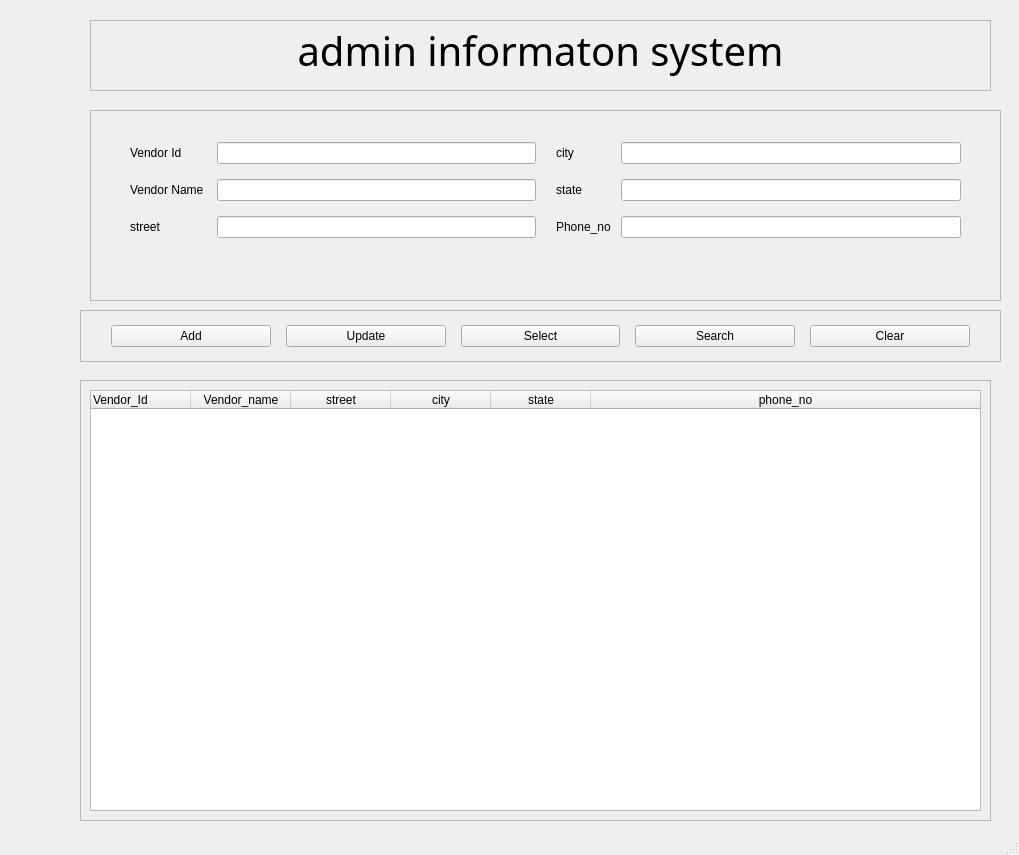
<?xml version="1.0" encoding="UTF-8"?>
<ui version="4.0">
 <class>MainWindow</class>
 <widget class="QMainWindow" name="MainWindow">
  <property name="geometry">
   <rect>
    <x>0</x>
    <y>0</y>
    <width>1019</width>
    <height>855</height>
   </rect>
  </property>
  <property name="windowTitle">
   <string>MainWindow</string>
  </property>
  <widget class="QWidget" name="centralwidget">
   <widget class="QFrame" name="frame">
    <property name="geometry">
     <rect>
      <x>90</x>
      <y>20</y>
      <width>901</width>
      <height>71</height>
     </rect>
    </property>
    <property name="font">
     <font>
      <family>Script MT Bold</family>
      <pointsize>30</pointsize>
      <weight>75</weight>
      <bold>true</bold>
     </font>
    </property>
    <property name="frameShape">
     <enum>QFrame::StyledPanel</enum>
    </property>
    <property name="frameShadow">
     <enum>QFrame::Raised</enum>
    </property>
    <widget class="QLabel" name="title_label">
     <property name="geometry">
      <rect>
       <x>30</x>
       <y>0</y>
       <width>841</width>
       <height>61</height>
      </rect>
     </property>
     <property name="font">
      <font>
       <family>Script MT Bold</family>
       <pointsize>30</pointsize>
       <weight>50</weight>
       <bold>false</bold>
      </font>
     </property>
     <property name="text">
      <string>admin informaton system</string>
     </property>
     <property name="alignment">
      <set>Qt::AlignCenter</set>
     </property>
    </widget>
   </widget>
   <widget class="QFrame" name="info_frame">
    <property name="geometry">
     <rect>
      <x>90</x>
      <y>110</y>
      <width>911</width>
      <height>191</height>
     </rect>
    </property>
    <property name="frameShape">
     <enum>QFrame::StyledPanel</enum>
    </property>
    <property name="frameShadow">
     <enum>QFrame::Raised</enum>
    </property>
    <widget class="QWidget" name="layoutWidget">
     <property name="geometry">
      <rect>
       <x>10</x>
       <y>0</y>
       <width>891</width>
       <height>161</height>
      </rect>
     </property>
     <layout class="QGridLayout" name="gridLayout_4">
      <property name="leftMargin">
       <number>30</number>
      </property>
      <property name="topMargin">
       <number>20</number>
      </property>
      <property name="rightMargin">
       <number>30</number>
      </property>
      <property name="bottomMargin">
       <number>20</number>
      </property>
      <property name="horizontalSpacing">
       <number>20</number>
      </property>
      <property name="verticalSpacing">
       <number>10</number>
      </property>
      <item row="0" column="0">
       <layout class="QGridLayout" name="gridLayout">
        <property name="horizontalSpacing">
         <number>10</number>
        </property>
        <property name="verticalSpacing">
         <number>15</number>
        </property>
        <item row="0" column="0">
         <widget class="QLabel" name="label_2">
          <property name="text">
           <string>Vendor Id</string>
          </property>
         </widget>
        </item>
        <item row="0" column="1">
         <widget class="QLineEdit" name="lineEdit"/>
        </item>
        <item row="1" column="0">
         <widget class="QLabel" name="label_3">
          <property name="text">
           <string>Vendor Name </string>
          </property>
         </widget>
        </item>
        <item row="1" column="1">
         <widget class="QLineEdit" name="lineEdit_2"/>
        </item>
        <item row="2" column="0">
         <widget class="QLabel" name="label_4">
          <property name="text">
           <string>street</string>
          </property>
         </widget>
        </item>
        <item row="2" column="1">
         <widget class="QLineEdit" name="lineEdit_3"/>
        </item>
       </layout>
      </item>
      <item row="0" column="1">
       <layout class="QGridLayout" name="gridLayout_2">
        <property name="horizontalSpacing">
         <number>10</number>
        </property>
        <property name="verticalSpacing">
         <number>15</number>
        </property>
        <item row="0" column="0">
         <widget class="QLabel" name="label_6">
          <property name="text">
           <string>city</string>
          </property>
         </widget>
        </item>
        <item row="0" column="1">
         <widget class="QLineEdit" name="lineEdit_4"/>
        </item>
        <item row="1" column="0">
         <widget class="QLabel" name="label_8">
          <property name="text">
           <string>state</string>
          </property>
         </widget>
        </item>
        <item row="1" column="1">
         <widget class="QLineEdit" name="lineEdit_5"/>
        </item>
        <item row="2" column="0">
         <widget class="QLabel" name="label_7">
          <property name="text">
           <string>Phone_no</string>
          </property>
         </widget>
        </item>
        <item row="2" column="1">
         <widget class="QLineEdit" name="lineEdit_6"/>
        </item>
       </layout>
      </item>
     </layout>
    </widget>
   </widget>
   <widget class="QFrame" name="function_frame">
    <property name="geometry">
     <rect>
      <x>80</x>
      <y>310</y>
      <width>921</width>
      <height>52</height>
     </rect>
    </property>
    <property name="frameShape">
     <enum>QFrame::StyledPanel</enum>
    </property>
    <property name="frameShadow">
     <enum>QFrame::Raised</enum>
    </property>
    <layout class="QHBoxLayout" name="horizontalLayout">
     <property name="spacing">
      <number>15</number>
     </property>
     <property name="leftMargin">
      <number>30</number>
     </property>
     <property name="topMargin">
      <number>10</number>
     </property>
     <property name="rightMargin">
      <number>30</number>
     </property>
     <property name="bottomMargin">
      <number>10</number>
     </property>
     <item>
      <widget class="QPushButton" name="addButton">
       <property name="text">
        <string>Add</string>
       </property>
      </widget>
     </item>
     <item>
      <widget class="QPushButton" name="updateButton">
       <property name="text">
        <string>Update</string>
       </property>
      </widget>
     </item>
     <item>
      <widget class="QPushButton" name="selectButton">
       <property name="text">
        <string>Select</string>
       </property>
      </widget>
     </item>
     <item>
      <widget class="QPushButton" name="searchButton">
       <property name="text">
        <string>Search</string>
       </property>
      </widget>
     </item>
     <item>
      <widget class="QPushButton" name="clearButton">
       <property name="text">
        <string>Clear</string>
       </property>
      </widget>
     </item>
    </layout>
   </widget>
   <widget class="QFrame" name="result_frame">
    <property name="geometry">
     <rect>
      <x>80</x>
      <y>380</y>
      <width>911</width>
      <height>441</height>
     </rect>
    </property>
    <property name="frameShape">
     <enum>QFrame::StyledPanel</enum>
    </property>
    <property name="frameShadow">
     <enum>QFrame::Raised</enum>
    </property>
    <layout class="QHBoxLayout" name="horizontalLayout_2">
     <item>
      <widget class="QTableWidget" name="tableWidget">
       <property name="focusPolicy">
        <enum>Qt::NoFocus</enum>
       </property>
       <property name="showGrid">
        <bool>false</bool>
       </property>
       <attribute name="horizontalHeaderStretchLastSection">
        <bool>true</bool>
       </attribute>
       <column>
        <property name="text">
         <string>Vendor_Id</string>
        </property>
        <property name="textAlignment">
         <set>AlignLeading|AlignVCenter</set>
        </property>
       </column>
       <column>
        <property name="text">
         <string>Vendor_name</string>
        </property>
       </column>
       <column>
        <property name="text">
         <string>street</string>
        </property>
       </column>
       <column>
        <property name="text">
         <string>city</string>
        </property>
       </column>
       <column>
        <property name="text">
         <string>state</string>
        </property>
       </column>
       <column>
        <property name="text">
         <string>phone_no</string>
        </property>
       </column>
      </widget>
     </item>
    </layout>
   </widget>
  </widget>
  <widget class="QMenuBar" name="menubar">
   <property name="geometry">
    <rect>
     <x>0</x>
     <y>0</y>
     <width>1019</width>
     <height>26</height>
    </rect>
   </property>
  </widget>
  <widget class="QStatusBar" name="statusbar"/>
 </widget>
 <resources/>
 <connections/>
</ui>
